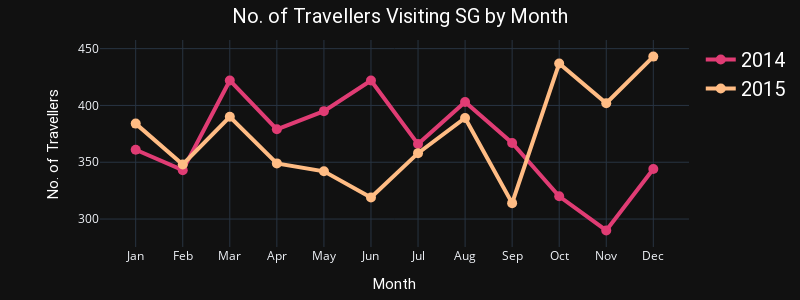

This figure's notebook cell:
### Markdown cell above
## 3.1 Visual 1 <a id="part3.1"></a>

### Code cell
year_2014 = df[df['Year']==2014]
month_count_2014 = year_2014.groupby('month_number')['case'].count()
year_2015 = df[df['Year']==2015]
month_count_2015 = year_2015.groupby('month_number')['case'].count()
month_number = month_count_2014.index

fig1 = go.Figure()

fig1.add_trace(go.Scatter(x=month_number, y=month_count_2014, name='2014', line=dict(width= 4,color='#e03c74'), marker=dict(size=10)))
fig1.add_trace(go.Scatter(x=month_number, y=month_count_2015, name='2015', line=dict(width= 4,color='#ffbc84'), marker=dict(size=10)))

fig1.update_traces(mode="markers+lines", hovertemplate=None)

fig1.update_layout(title_text='No. of Travellers Visiting SG by Month',
                  title_x=0.5,title_y=0.97,
                  title_font=dict(size=20,family='Roboto',color='#FFFFFF'),
                  legend_font=dict(size=20,family='Roboto',color='#FFFFFF'),
                  xaxis_ticktext=df['month'].unique().tolist(), 
                  xaxis_tickvals=month_number,
                  width=800,
                  height=300,
                  margin=dict(l=100, r=100, t=40, b=10),
                  hovermode="x",
                  template='plotly_dark')

fig1.update_xaxes(title_text='Month',titlefont=dict(size=15,family='Roboto',color='#FFFFFF'))
fig1.update_yaxes(title_text='No. of Travellers',titlefont=dict(size=15,family='Roboto',color='#FFFFFF'))

fig1.show()

### Figure 1 — Plotly figure (JSON) as saved in the notebook; plotly's stock layout.template omitted (floating-point values rounded to 4 significant figures)
{"data": [{"line": {"color": "#e03c74", "width": 4}, "marker": {"size": 10}, "mode": "markers+lines", "name": "2014", "type": "scatter", "x": [1, 2, 3, 4, 5, 6, 7, 8, 9, 10, 11, 12], "y": [361, 343, 422, 379, 395, 422, 366, 403, 367, 320, 290, 344]}, {"line": {"color": "#ffbc84", "width": 4}, "marker": {"size": 10}, "mode": "markers+lines", "name": "2015", "type": "scatter", "x": [1, 2, 3, 4, 5, 6, 7, 8, 9, 10, 11, 12], "y": [384, 348, 390, 349, 342, 319, 358, 389, 314, 437, 402, 443]}], "layout": {"height": 300, "hovermode": "x", "legend": {"font": {"color": "#FFFFFF", "family": "Roboto", "size": 20}}, "margin": {"b": 10, "l": 100, "r": 100, "t": 40}, "title": {"font": {"color": "#FFFFFF", "family": "Roboto", "size": 20}, "text": "No. of Travellers Visiting SG by Month", "x": 0.5, "y": 0.97}, "width": 800, "xaxis": {"ticktext": ["Jan", "Feb", "Mar", "Apr", "May", "Jun", "Jul", "Aug", "Sep", "Oct", "Nov", "Dec"], "tickvals": [1, 2, 3, 4, 5, 6, 7, 8, 9, 10, 11, 12], "title": {"font": {"color": "#FFFFFF", "family": "Roboto", "size": 15}, "text": "Month"}}, "yaxis": {"title": {"font": {"color": "#FFFFFF", "family": "Roboto", "size": 15}, "text": "No. of Travellers"}}}}
